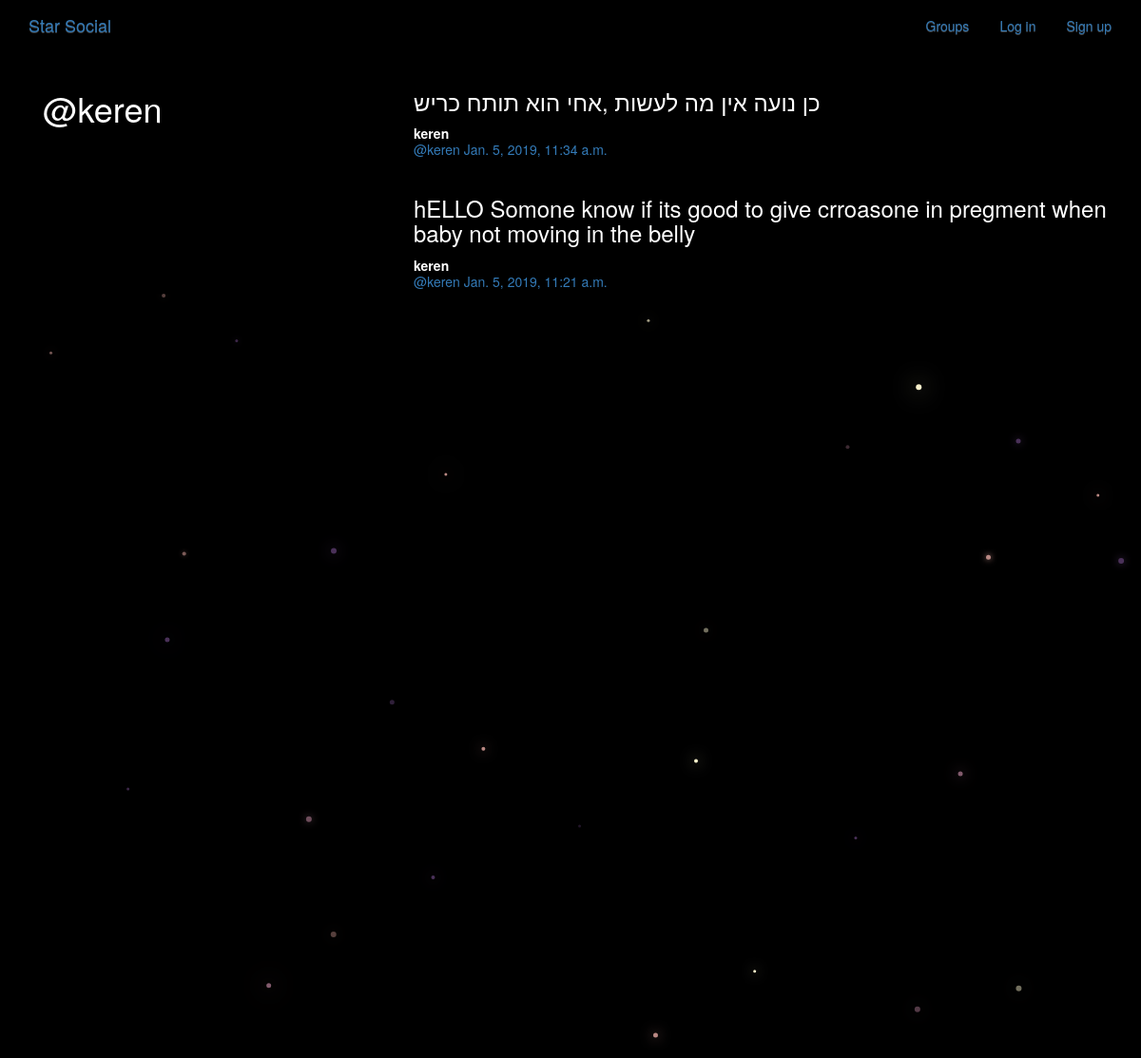
/posts/by/keren, run on the app's committed database.
### posts/models.py (models this page shows, shortened)
class Post(models.Model):
    user = models.ForeignKey(User, related_name="posts")
    created_at = models.DateTimeField(auto_now=True)
    message = models.TextField()
    message_html = models.TextField(editable=False)
    group = models.ForeignKey(Group, related_name="posts",null=True, blank=True)
    class Meta:
        ordering = ["-created_at"]
        unique_together = ["user", "message"]

### posts/views.py (the view)
# urls.py: url(r"^by/(?P<username>[-\w]+)$", views.UserPosts.as_view(), name="for_user"),
class UserPosts(generic.ListView):
    model = models.Post
    template_name = "posts/user_post_list.html"
    def get_queryset(self):
        try:
            self.post_user = User.objects.prefetch_related("posts").get(
                username__iexact=self.kwargs.get("username")
            )
        except User.DoesNotExist:
            raise Http404
        else:
            return self.post_user.posts.all()
    def get_context_data(self, **kwargs):
        context = super().get_context_data(**kwargs)
        context["post_user"] = self.post_user
        return context

### posts/templates/posts/user_post_list.html
{% extends "posts/post_base.html" %}
{% block prepost %}
  <div class="col-md-4">
      <h1>@{{post_user.username}}</h1>
  </div>
{% endblock prepost %}
{% block post_content %}
  <div class="col-md-8">
      {% for post in post_list  %}
    {% include "posts/_post.html" %}
      {% endfor %}
  </div>
{% endblock post_content %}

### posts/templates/posts/_post.html (shortened to what this page needs)
<div class="post media">
    <h3>{{ post.message_html|safe}}</h3>
    <div class="media-body">
        <strong>{{ post.user.username}}</strong>
        <h5 class="media-heading">
            <span class="username">
                <a href="{% url 'posts:for_user' username=post.user.username %}">@{{ post.user.username }}</a>
            </span>
            <time>
                <a href="{% url 'posts:single' username=post.user.username pk=post.pk %}">
                    {{post.created_at}}
                </a>
            </time>
        </h5>
    </div>
</div>

### static/simplesocial/css/master.css (style rules this page uses)
body { margin: 0; overflow: hidden; background-color: black; color:white; }

### data on the page
Post: message_html "כן נועה אין מה לעשות ,אחי הוא תותח כריש", user.username "keren", created_at "Jan. 5, 2019, 11:34 a.m."
Post: message_html "hELLO Somone know if its good to give crroasone in pregment when baby not moving in the belly", user.username "keren", created_at "Jan. 5, 2019, 11:21 a.m."

### other printed values
{{ post_user.username }} "keren"
